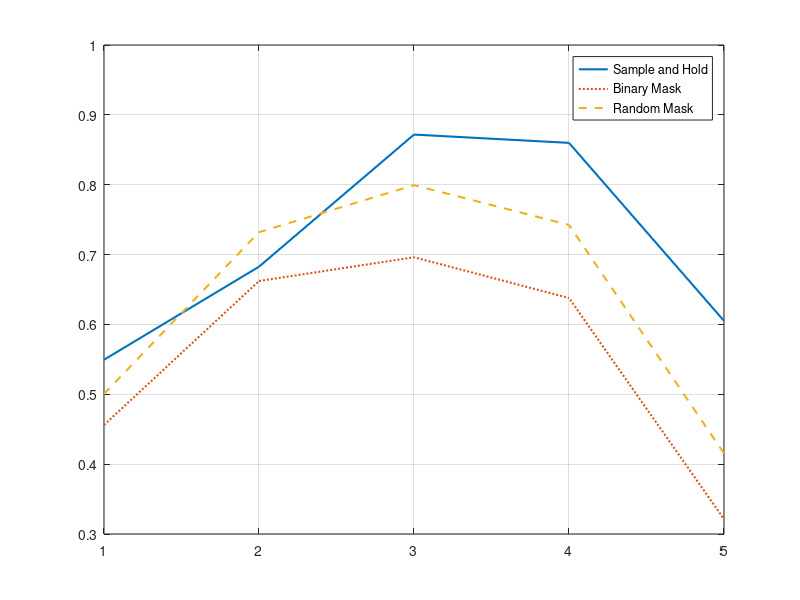

Source code (MATLAB): (Note: this script raises an error after producing the figure.)
load connect_sh.mat;
load connect_bm.mat;
load connect_rm.mat;
% x1 = ['2','5','10','15','30'];

plot(mean(test_err_sh),'linewidth',1.5);
hold on;
plot(mean(test_err_bm),':','linewidth',1.5);
hold on;
plot(mean(test_err_rm),'--','linewidth',1.5)

xlim([1 5]);
ylim([0.3 1]);
legend('Sample and Hold','Binary Mask','Random Mask');
grid on;
ax = gca;
ax.GridColor = [0 .5 .5];
ax.GridLineStyle = ':';
ax.GridAlpha = 0.5;
xlabel('Connectivity');
ylabel('NRMSE');